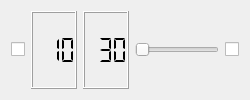
<?xml version="1.0" encoding="UTF-8"?>
<ui version="4.0">
 <class>Player</class>
 <widget class="QFrame" name="player">
   <property name="qss_level">
    <string>sunken</string>
   </property>
   <layout class="QHBoxLayout" name="layout">
    <item>
     <widget class="QCheckBox" name="play_switch">
     </widget>
    </item>
    <item>
     <widget class="QLCDNumber" name="lcd_minutes">
      <property name="digitCount">
       <number>3</number>
      </property>
      <property name="segmentStyle">
       <enum>QLCDNumber::Flat</enum>
      </property>
      <property name="intValue" stdset="0">
       <number>10</number>
      </property>
     </widget>
    </item>
    <item>
     <widget class="QLCDNumber" name="lcd_seconds">
      <property name="digitCount">
       <number>3</number>
      </property>
      <property name="segmentStyle">
       <enum>QLCDNumber::Flat</enum>
      </property>
      <property name="intValue" stdset="0">
       <number>30</number>
      </property>
     </widget>
    </item>
    <item>
     <widget class="QSlider" name="horizontalSlider">
      <property name="orientation">
       <enum>Qt::Horizontal</enum>
      </property>
     </widget>
    </item>
    <item>
     <widget class="QCheckBox" name="like_switch"/>
    </item>
   </layout>
  </widget>
 <resources/>
 <connections/>
</ui>
